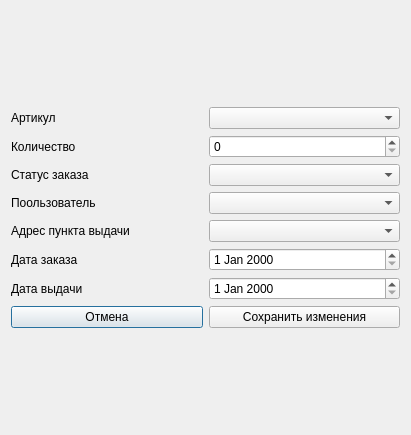
<?xml version="1.0" encoding="UTF-8"?>
<ui version="4.0">
 <class>Dialog</class>
 <widget class="QDialog" name="Dialog">
  <property name="geometry">
   <rect>
    <x>0</x>
    <y>0</y>
    <width>411</width>
    <height>435</height>
   </rect>
  </property>
  <property name="windowTitle">
   <string>Dialog</string>
  </property>
  <layout class="QGridLayout" name="gridLayout_2">
   <item row="0" column="0">
    <layout class="QGridLayout" name="gridLayout">
     <item row="0" column="0">
      <layout class="QVBoxLayout" name="verticalLayout">
       <item>
        <layout class="QHBoxLayout" name="horizontalLayout">
         <item>
          <widget class="QLabel" name="label">
           <property name="text">
            <string>Артикул</string>
           </property>
          </widget>
         </item>
         <item>
          <widget class="QComboBox" name="article"/>
         </item>
        </layout>
       </item>
       <item>
        <layout class="QHBoxLayout" name="horizontalLayout_7">
         <item>
          <widget class="QLabel" name="label_6">
           <property name="text">
            <string>Количество</string>
           </property>
          </widget>
         </item>
         <item>
          <widget class="QSpinBox" name="stock"/>
         </item>
        </layout>
       </item>
       <item>
        <layout class="QHBoxLayout" name="horizontalLayout_3">
         <item>
          <widget class="QLabel" name="label_2">
           <property name="text">
            <string>Статус заказа</string>
           </property>
          </widget>
         </item>
         <item>
          <widget class="QComboBox" name="status"/>
         </item>
        </layout>
       </item>
       <item>
        <layout class="QHBoxLayout" name="horizontalLayout_9">
         <item>
          <widget class="QLabel" name="label_7">
           <property name="text">
            <string>Поользователь</string>
           </property>
          </widget>
         </item>
         <item>
          <widget class="QComboBox" name="user"/>
         </item>
        </layout>
       </item>
       <item>
        <layout class="QHBoxLayout" name="horizontalLayout_4">
         <item>
          <widget class="QLabel" name="label_3">
           <property name="text">
            <string>Адрес пункта выдачи</string>
           </property>
          </widget>
         </item>
         <item>
          <widget class="QComboBox" name="pickup_point"/>
         </item>
        </layout>
       </item>
       <item>
        <layout class="QHBoxLayout" name="horizontalLayout_6">
         <item>
          <widget class="QLabel" name="label_4">
           <property name="text">
            <string>Дата заказа</string>
           </property>
          </widget>
         </item>
         <item>
          <widget class="QDateEdit" name="data"/>
         </item>
        </layout>
       </item>
       <item>
        <layout class="QHBoxLayout" name="horizontalLayout_5">
         <item>
          <widget class="QLabel" name="label_5">
           <property name="text">
            <string>Дата выдачи</string>
           </property>
          </widget>
         </item>
         <item>
          <widget class="QDateEdit" name="data_delivary"/>
         </item>
        </layout>
       </item>
       <item>
        <layout class="QHBoxLayout" name="horizontalLayout_2">
         <item>
          <widget class="QPushButton" name="cancel">
           <property name="text">
            <string>Отмена</string>
           </property>
          </widget>
         </item>
         <item>
          <widget class="QPushButton" name="change">
           <property name="text">
            <string>Сохранить изменения</string>
           </property>
          </widget>
         </item>
        </layout>
       </item>
      </layout>
     </item>
    </layout>
   </item>
  </layout>
 </widget>
 <resources/>
 <connections/>
</ui>
